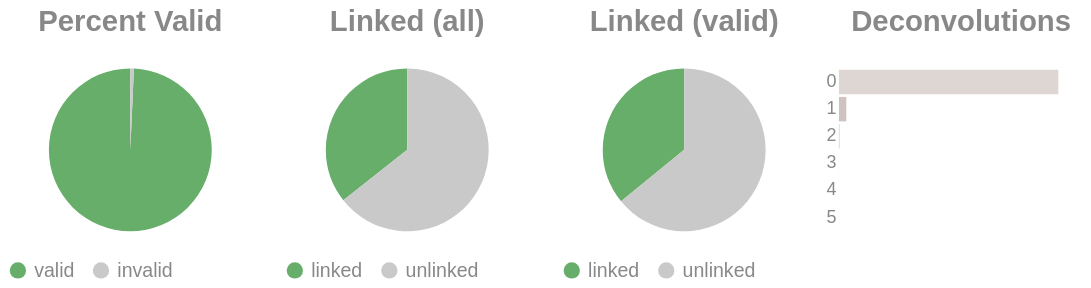

Source (notebook cell):
### Code cell
if SKIPLR:
    pass
else:
    clash = Counter()
    for i in valids['molecule'].to_list():
        _mol = i.split("-")
        if len(_mol) == 1:
            clash.update('0')
        else:
            clash.update(_mol[-1])

    _d = {"deconvolutions": [], 'count': []}
    for k,v in clash.items():
        _d['deconvolutions'].append(k)
        _d['count'].append(v)

    tot_valid = valids['reads'].sum()
    mask = valids['reads'] >= 2
    n_linked_reads = valids.filter(mask)['reads'].sum()
    if n_linked_reads == 0:
        print_html("No linked molecules (>=2 reads) were detected; skipping linked-only distributions.")
        SKIPLR = True
    else:
        perc_valid = round(tot_valid / n_reads, 4)
        linked_perc_abs = round(n_linked_reads / n_reads, 4)
        linked_perc = round(n_linked_reads / tot_valid, 4)

    _valid = pl.DataFrame({"valids": ['valid', 'invalid'], "count": [tot_valid, n_reads - tot_valid]})
    _linked_abs = pl.DataFrame({"linked (absolute)": ['linked', 'unlinked'], "count": [n_linked_reads, n_reads - n_linked_reads]})
    _linked_rel = pl.DataFrame({"linked (valids)": ['linked', 'unlinked'], "count": [n_linked_reads, tot_valid - n_linked_reads]})

    (
        alt.hconcat(
            piechart(_valid, goodval = 'valid', title = "Percent Valid"),
            piechart(_linked_abs, goodval = "linked", title =  "Linked (all)"),
            piechart(_linked_rel, goodval = "linked", title =  "Linked (valid)"),
            convolutionbar(pl.DataFrame(_d), title = "Deconvolutions"),
            center = True,
            bounds = 'flush'
        )
        .resolve_scale(color='independent')
        .resolve_legend('independent')
        .properties(usermeta={'embedOptions': {"actions": False}})
    ).display()

### Figure 1 — Vega-Lite specification as saved in the notebook (floating-point values rounded to 4 significant figures)
{"width": "container", "height": 400, "config": {"title": {"anchor": "start", "dy": -15, "fontSize": 18, "color": "#888888", "subtitleColor": "#888888", "subtitleFontSize": 14}, "arc": {"fill": "#0072B2"}, "axis": {"domainColor": "#888888", "domainWidth": 0.5, "gridWidth": 0.2, "grid": false, "titleFontWeight": 400, "titleFontSize": 15, "labelFontSize": 11, "labelColor": "#888888", "tickColor": "#888888", "tickWidth": 0.2, "titleColor": "#888888"}, "axisBand": {"grid": false}, "axisX": {"grid": true, "tickSize": 10, "domainCap": "round"}, "axisY": {"domain": false, "grid": true, "tickSize": 0, "domainCap": "round"}, "background": "transparent", "header": {"labelFontSize": 15, "labelColor": "#888888", "titleFontSize": 15, "titleFontWeight": 600, "titleColor": "#888888"}, "legend": {"labelFont": "sans-serif", "labelFontSize": 12, "labelColor": "#888888", "symbolSize": 100, "symbolType": "circle", "titleFontSize": 12, "titlePadding": 10, "titleColor": "#888888", "title": null}, "range": {"category": ["#E69F00", "#56B4E9", "#009E73", "#F0E442", "#0072B2", "#D55E00", "#CC79A7", "#000000"], "diverging": ["#cfe8f3", "#a2d4ec", "#73bfe2", "#46abdb", "#1696d2", "#12719e"]}, "area": {"fill": "#0072B2", "fillOpacity": 0.7, "line": true, "strokeOpacity": 0.7}, "line": {"color": "#0072B2", "stroke": "#0072B2", "strokeWidth": 2}, "trail": {"color": "#0072B2", "stroke": "#0072B2", "strokeWidth": 0, "size": 1}, "point": {"filled": true, "fillOpacity": 1.0, "size": 95}, "text": {"color": "#888888", "fontSize": 11, "align": "right", "fontWeight": 400, "size": 11}, "bar": {"fill": "#0072B2", "stroke": null}, "view": {"stroke": null, "continuousWidth": 660, "continuousHeight": 400}}, "hconcat": [{"data": {"name": "data-e7c6a5ebd397afe58675edbb54920ec2"}, "mark": {"type": "arc"}, "encoding": {"color": {"field": "valids", "legend": {"orient": "bottom", "title": null}, "scale": {"domain": ["valid", "invalid"], "range": ["#68ae6b", "#C9C9C9"]}, "title": "Valids", "type": "nominal"}, "theta": {"field": "count", "type": "quantitative"}, "tooltip": [{"field": "valids", "title": "Valids", "type": "ordinal"}, {"field": "percent", "format": ".2%", "title": "Percent", "type": "quantitative"}, {"field": "count", "title": "Count", "type": "quantitative"}]}, "height": 100, "title": {"text": "Percent Valid", "align": "center", "anchor": "middle"}, "transform": [{"calculate": "datum.count / 5369409", "as": "percent"}], "width": 150}, {"data": {"name": "data-fc616c569235bad3ca57783b7f5ed809"}, "mark": {"type": "arc"}, "encoding": {"color": {"field": "linked (absolute)", "legend": {"orient": "bottom", "title": null}, "scale": {"domain": ["linked", "unlinked"], "range": ["#68ae6b", "#C9C9C9"]}, "title": "Linked (Absolute)", "type": "nominal"}, "theta": {"field": "count", "type": "quantitative"}, "tooltip": [{"field": "linked (absolute)", "title": "Linked (Absolute)", "type": "ordinal"}, {"field": "percent", "format": ".2%", "title": "Percent", "type": "quantitative"}, {"field": "count", "title": "Count", "type": "quantitative"}]}, "height": 100, "title": {"text": "Linked (all)", "align": "center", "anchor": "middle"}, "transform": [{"calculate": "datum.count / 5369409", "as": "percent"}], "width": 150}, {"data": {"name": "data-440f138499759df99e34a8a5abd7ec89"}, "mark": {"type": "arc"}, "encoding": {"color": {"field": "linked (valids)", "legend": {"orient": "bottom", "title": null}, "scale": {"domain": ["linked", "unlinked"], "range": ["#68ae6b", "#C9C9C9"]}, "title": "Linked (Valids)", "type": "nominal"}, "theta": {"field": "count", "type": "quantitative"}, "tooltip": [{"field": "linked (valids)", "title": "Linked (Valids)", "type": "ordinal"}, {"field": "percent", "format": ".2%", "title": "Percent", "type": "quantitative"}, {"field": "count", "title": "Count", "type": "quantitative"}]}, "height": 100, "title": {"text": "Linked (valid)", "align": "center", "anchor": "middle"}, "transform": [{"calculate": "datum.count / 5331515", "as": "percent"}], "width": 150}, {"data": {"name": "data-15eb6c7bd1d7d47d112661f99a72b3f2"}, "mark": {"type": "bar"}, "encoding": {"color": {"field": "deconvolutions", "legend": null, "scale": {"scheme": "lightgreyred"}, "type": "nominal"}, "tooltip": [{"field": "deconvolutions", "title": "Deconvolutions", "type": "ordinal"}, {"field": "percent", "format": ".2%", "title": "Percent", "type": "quantitative"}, {"field": "count", "title": "Count", "type": "quantitative"}], "x": {"axis": null, "field": "count", "type": "quantitative"}, "y": {"field": "deconvolutions", "sort": "ascending", "title": null, "type": "nominal"}}, "height": 100, "title": {"text": "Deconvolutions", "align": "center", "anchor": "middle"}, "transform": [{"calculate": "datum.count / 4185896", "as": "percent"}], "width": 150}], "bounds": "flush", "center": true, "resolve": {"legend": {"angle": "independent"}, "scale": {"color": "independent"}}, "usermeta": {"embedOptions": {"actions": false}}, "$schema": "https://vega.github.io/schema/vega-lite/v6.1.0.json", "datasets": {"data-e7c6a5ebd397afe58675edbb54920ec2": [{"valids": "valid", "count": 5331515}, {"valids": "invalid", "count": 37894}], "data-fc616c569235bad3ca57783b7f5ed809": [{"linked (absolute)": "linked", "count": 1913794}, {"linked (absolute)": "unlinked", "count": 3455615}], "data-440f138499759df99e34a8a5abd7ec89": [{"linked (valids)": "linked", "count": 1913794}, {"linked (valids)": "unlinked", "count": 3417721}], "data-15eb6c7bd1d7d47d112661f99a72b3f2": [{"deconvolutions": "0", "count": 4041090}, {"deconvolutions": "1", "count": 136023}, {"deconvolutions": "2", "count": 8127}, {"deconvolutions": "3", "count": 594}, {"deconvolutions": "4", "count": 58}, {"deconvolutions": "5", "count": 4}]}}
